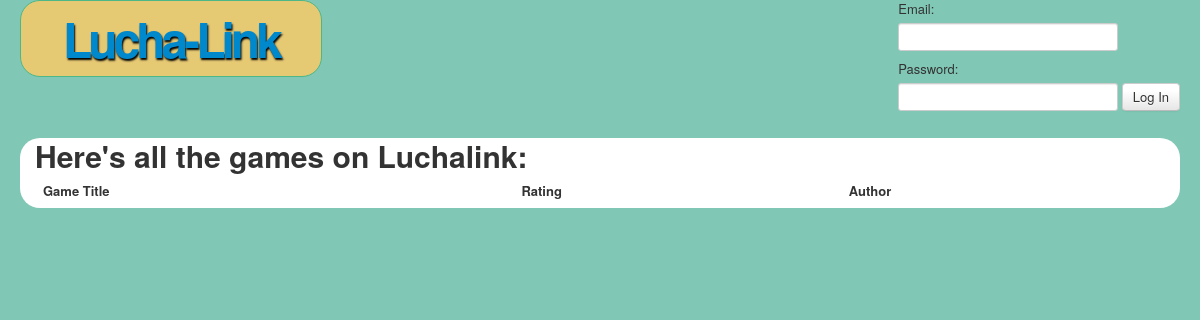
Before: /listAllGames.php with the older database file.
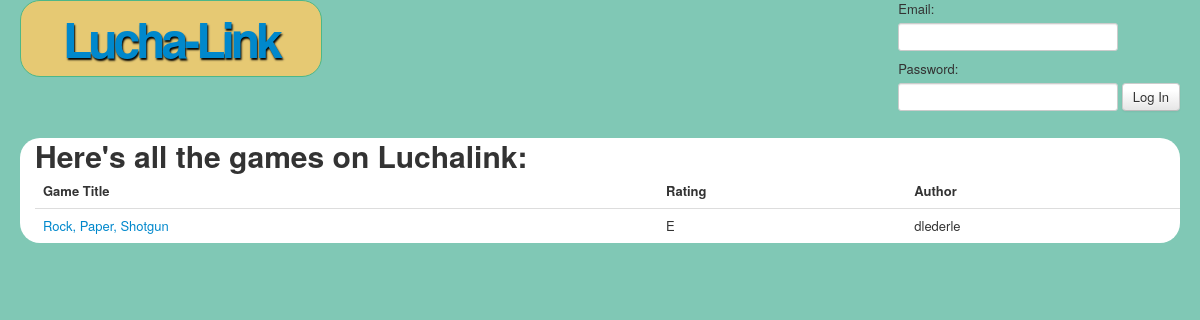
After: the same page with the newer database file.
### tables this page shows
CREATE TABLE `Games`(
	`title` varchar(40) NOT NULL DEFAULT 'noname',
	 
	`rating` varchar(2) NOT NULL DEFAULT 'U',
	`description` blob,
	 
	`rank` int DEFAULT 0,
	 
	`path` varchar(30) NOT NULL DEFAULT 'games/',
	 
	`titleID` varchar(10) NOT NULL,
	`author` varchar(50) NOT NULL,
	PRIMARY KEY(`titleID`)
);

### listAllGames.php (the view, shortened to what this page needs)
<!doctype html>
<html>
<head>
     <link rel="stylesheet" href="etc/css/bootstrap.min.css">
     <link rel="stylesheet" href="etc/css/lucha.css">
</head>
<body>
	<div class="container-fluid">
			<?php
				include 'topbar.php';
				echo "<div class=row-fluid>\n";
				echo "<div class=row12 id=body>\n";
				$query = "SELECT * FROM Games;";
				$result = mysqli_query($db,$query)
   					or die("Error Querying Database");
				echo "<h1>Here's all the games on Luchalink:</h1>";
   				echo "<table class=table>\n<thead>\n<tr><th>Game Title</th><th>Rating</th><th>Author</th></tr>\n</thead>\n<tbody>\n";
   				while($row = mysqli_fetch_array($result)) {
  					$game= $row['title'];
  					$rating= $row['rating'];
					$author = $row['author'];
					$id = $row['titleID'];
					echo "<tr><td><a href=gamepage.php?gameID=$id>$game</a></td><td>$rating</td><td>$author</td></tr>\n";
	    			}
	    			echo "</tbody>\n</table>\n";
				echo "</div>\n";
				echo "</div>\n";
			?>
     </div>
</body>
</html>

Changed rows visible on the page:
added games: title "Rock, Paper, Shotgun", rating "E", author "dlederle"
